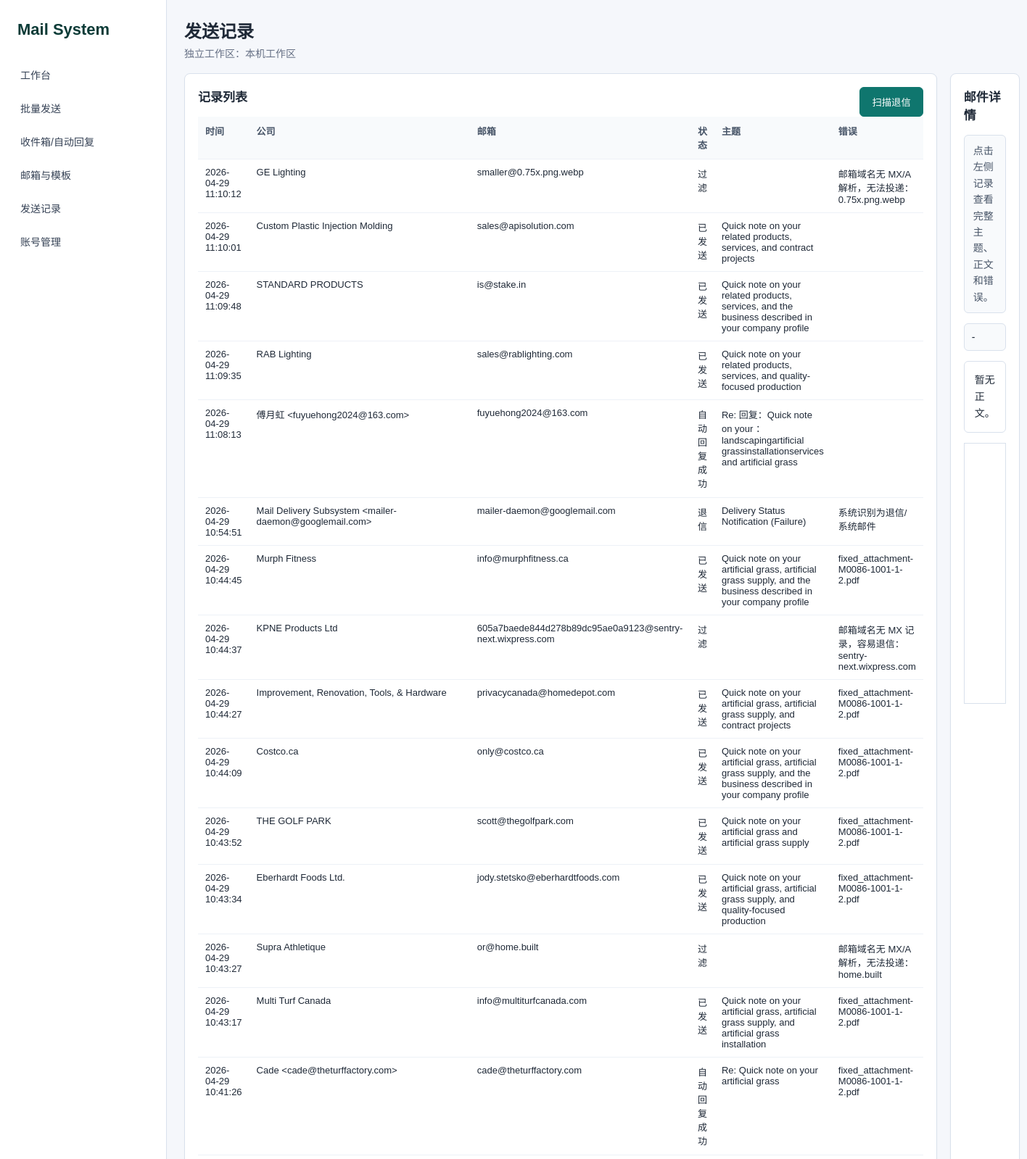
Page /logs (upper part) on the committed database.
### tables this page shows
CREATE TABLE sent_logs (
            id integer primary key autoincrement,
            user_id integer not null,
            company text,
            recipient text,
            status text not null,
            subject text,
            body text,
            business_summary text,
            error text,
            created_at text not null
        );

### web_app.py (the view)
    def wrapper(*args, **kwargs):
        return fn(*args, **kwargs)

### web_app.py (called while the page is built, shortened)
def db() -> sqlite3.Connection:
    if "db" not in g:
        conn = sqlite3.connect(DB_PATH)
        conn.row_factory = sqlite3.Row
        g.db = conn
    return g.db

def client_ip() -> str:
    forwarded = request.headers.get("X-Forwarded-For", "").split(",", 1)[0].strip()
    return forwarded or request.remote_addr or "local"

def workspace_username() -> str:
    ip = client_ip()
    if ip in {"127.0.0.1", "::1", "localhost"}:
        return "admin"
    safe_ip = re.sub(r"[^0-9a-zA-Z]+", "_", ip).strip("_") or "unknown"
    return f"device_{safe_ip}"

def workspace_label(username: str) -> str:
    if WORKSPACE_LABEL and WORKSPACE_LABEL != "本机工作区":
        return WORKSPACE_LABEL if username == "admin" else f"{WORKSPACE_LABEL} / {username.replace('device_', '电脑 ').replace('_', '.')}"
    if username == "admin":
        return "本机工作区"
    return username.replace("device_", "电脑 ").replace("_", ".")

def is_local_request() -> bool:
    return client_ip() in {"127.0.0.1", "::1", "localhost"}

def is_local_admin() -> bool:
    return is_local_request() and g.user["username"] == "admin" and bool(g.user["is_admin"])

def current_user():
    username = workspace_username()
    if username != "admin":
        return get_or_create_user(username)
    user = db().execute("select * from users where username='admin'").fetchone()
    if user:
        return user

@app.before_request
def load_user() -> None:
    g.user = current_user()
    g.workspace_label = workspace_label(g.user["username"])
    g.is_local_admin = is_local_admin()

def login_required(fn):
    def wrapper(*args, **kwargs):
        return fn(*args, **kwargs)
    wrapper.__name__ = fn.__name__
    return wrapper

@app.route("/logs")
@login_required
def logs():
    rows = db().execute("select * from sent_logs where user_id=? order by id desc limit 500", (g.user["id"],)).fetchall()
    return render_template("logs.html", rows=rows)

### templates/logs.html (shortened to what this page needs)
{% extends "base.html" %}
{% block title %}发送记录{% endblock %}
{% block content %}
<section class="split">
  <div class="panel">
    <div class="panel-head">
      <h2>记录列表</h2>
      <form method="post" action="{{ url_for('bounce_scan') }}"><button class="primary" type="submit">扫描退信</button></form>
    </div>
    <table>
      <thead><tr><th>时间</th><th>公司</th><th>邮箱</th><th>状态</th><th>主题</th><th>错误</th></tr></thead>
      <tbody>{% for row in rows %}<tr class="clickable" data-log-id="{{ row.id }}"><td>{{ row.created_at }}</td><td>{{ row.company }}</td><td>{{ row.recipient }}</td><td>{{ row.status }}</td><td>{{ row.subject }}</td><td>{{ row.error }}</td></tr>{% endfor %}</tbody>
    </table>
  </div>
  <div class="panel">
    <h2 id="logTitle">邮件详情</h2>
    <div class="detail-box" id="logMeta">点击左侧记录查看完整主题、正文和错误。</div>
    <div class="subject" id="logSubject">-</div>
    <pre class="mail-body" id="logBody">暂无正文。</pre>
    <iframe class="preview small" id="logPreview"></iframe>
  </div>
</section>
{% endblock %}

### static/style.css (style rules this page uses)
:root { --bg:#f5f7fb;--panel:#fff;--text:#1f2937;--muted:#667085;--line:#d9e1ec;--primary:#0f766e;--primary2:#115e59;--danger:#b42318 }
* { box-sizing:border-box }
body { margin:0;background:var(--bg);color:var(--text);font-family:Arial,"Microsoft Yahei",sans-serif;font-size:14px }
.panel { background:var(--panel);border:1px solid var(--line);border-radius:8px;padding:18px;margin-bottom:18px;box-shadow:0 1px 2px rgba(16,24,40,.04) }
.panel h2 { font-size:17px;margin:0 0 16px }
.panel-head { display:flex;align-items:center;justify-content:space-between }
button,.primary { border:1px solid var(--line);border-radius:6px;padding:10px 16px;background:#fff;color:#1f2937;cursor:pointer;text-decoration:none }
.primary { background:var(--primary);border-color:var(--primary);color:#fff }
.split { display:grid;grid-template-columns:1.2fr .8fr;gap:18px }
table { width:100%;border-collapse:collapse;font-size:13px }
th,td { border-bottom:1px solid #edf1f7;padding:10px;text-align:left;vertical-align:top }
th { background:#f8fafc;color:#475467;font-weight:600 }
.preview { width:100%;height:620px;border:1px solid var(--line);background:#fff }
.subject { padding:10px;background:#f8fafc;border:1px solid var(--line);border-radius:6px }
.clickable { cursor:pointer }
.detail-box { padding:10px 12px;margin:10px 0 14px;border:1px solid var(--line);border-radius:6px;background:#f8fafc;color:#475467;line-height:1.6 }
.preview.small { height:360px }
.mail-body { white-space:pre-wrap;line-height:1.65;background:#fff;border:1px solid var(--line);border-radius:6px;padding:14px;font-family:Arial,"Microsoft Yahei",sans-serif }

### rows in the picture
sent_logs: created_at "2026-04-29 11:10:12", company "GE Lighting", recipient "smaller@0.75x.png.webp", status "过滤", error "邮箱域名无 MX/A 解析，无法投递：0.75x.png.webp"
sent_logs: created_at "2026-04-29 11:10:01", company "Custom Plastic Injection Molding", recipient "sales@apisolution.com", status "已发送", subject "Quick note on your related products, services, and contract projects"
sent_logs: created_at "2026-04-29 11:09:48", company "STANDARD PRODUCTS", recipient "is@stake.in", status "已发送", subject "Quick note on your related products, services, and the business described in your company profile"
sent_logs: created_at "2026-04-29 11:09:35", company "RAB Lighting", recipient "sales@rablighting.com", status "已发送", subject "Quick note on your related products, services, and quality-focused production"
sent_logs: created_at "2026-04-29 11:08:13", company "傅月虹 <fuyuehong2024@163.com>", recipient "fuyuehong2024@163.com", status "自动回复成功", subject "Re: 回复：Quick note on your ：landscapingartificial grassinstallationservices and artificial grass"
sent_logs: created_at "2026-04-29 10:54:51", company "Mail Delivery Subsystem <mailer-daemon@googlemail.com>", recipient "mailer-daemon@googlemail.com", status "退信", subject "Delivery Status Notification (Failure)", error "系统识别为退信/系统邮件"
sent_logs: created_at "2026-04-29 10:44:45", company "Murph Fitness", recipient "info@murphfitness.ca", status "已发送", subject "Quick note on your artificial grass, artificial grass supply, and the business described in your company profile", error "fixed_attachment-M0086-1001-1-2.pdf"
sent_logs: created_at "2026-04-29 10:44:37", company "KPNE Products Ltd", recipient "605a7baede844d278b89dc95ae0a9123@sentry-next.wixpress.com", status "过滤", error "邮箱域名无 MX 记录，容易退信：sentry-next.wixpress.com"
sent_logs: created_at "2026-04-29 10:44:27", company "Improvement, Renovation, Tools, & Hardware", recipient "privacycanada@homedepot.com", status "已发送", subject "Quick note on your artificial grass, artificial grass supply, and contract projects", error "fixed_attachment-M0086-1001-1-2.pdf"
sent_logs: created_at "2026-04-29 10:44:09", company "Costco.ca", recipient "only@costco.ca", status "已发送", subject "Quick note on your artificial grass, artificial grass supply, and the business described in your company profile", error "fixed_attachment-M0086-1001-1-2.pdf"
sent_logs: created_at "2026-04-29 10:43:52", company "THE GOLF PARK", recipient "scott@thegolfpark.com", status "已发送", subject "Quick note on your artificial grass and artificial grass supply", error "fixed_attachment-M0086-1001-1-2.pdf"
sent_logs: created_at "2026-04-29 10:43:34", company "Eberhardt Foods Ltd.", recipient "jody.stetsko@eberhardtfoods.com", status "已发送", subject "Quick note on your artificial grass, artificial grass supply, and quality-focused production", error "fixed_attachment-M0086-1001-1-2.pdf"
sent_logs: created_at "2026-04-29 10:43:27", company "Supra Athletique", recipient "or@home.built", status "过滤", error "邮箱域名无 MX/A 解析，无法投递：home.built"
sent_logs: created_at "2026-04-29 10:43:17", company "Multi Turf Canada", recipient "info@multiturfcanada.com", status "已发送", subject "Quick note on your artificial grass, artificial grass supply, and artificial grass installation", error "fixed_attachment-M0086-1001-1-2.pdf"
sent_logs: created_at "2026-04-29 10:41:26", company "Cade <cade@theturffactory.com>", recipient "cade@theturffactory.com", status "自动回复成功", subject "Re: Quick note on your artificial grass", error "fixed_attachment-M0086-1001-1-2.pdf"

### other values in the picture
{{ g.workspace_label or '本机工作区' }} "本机工作区"
